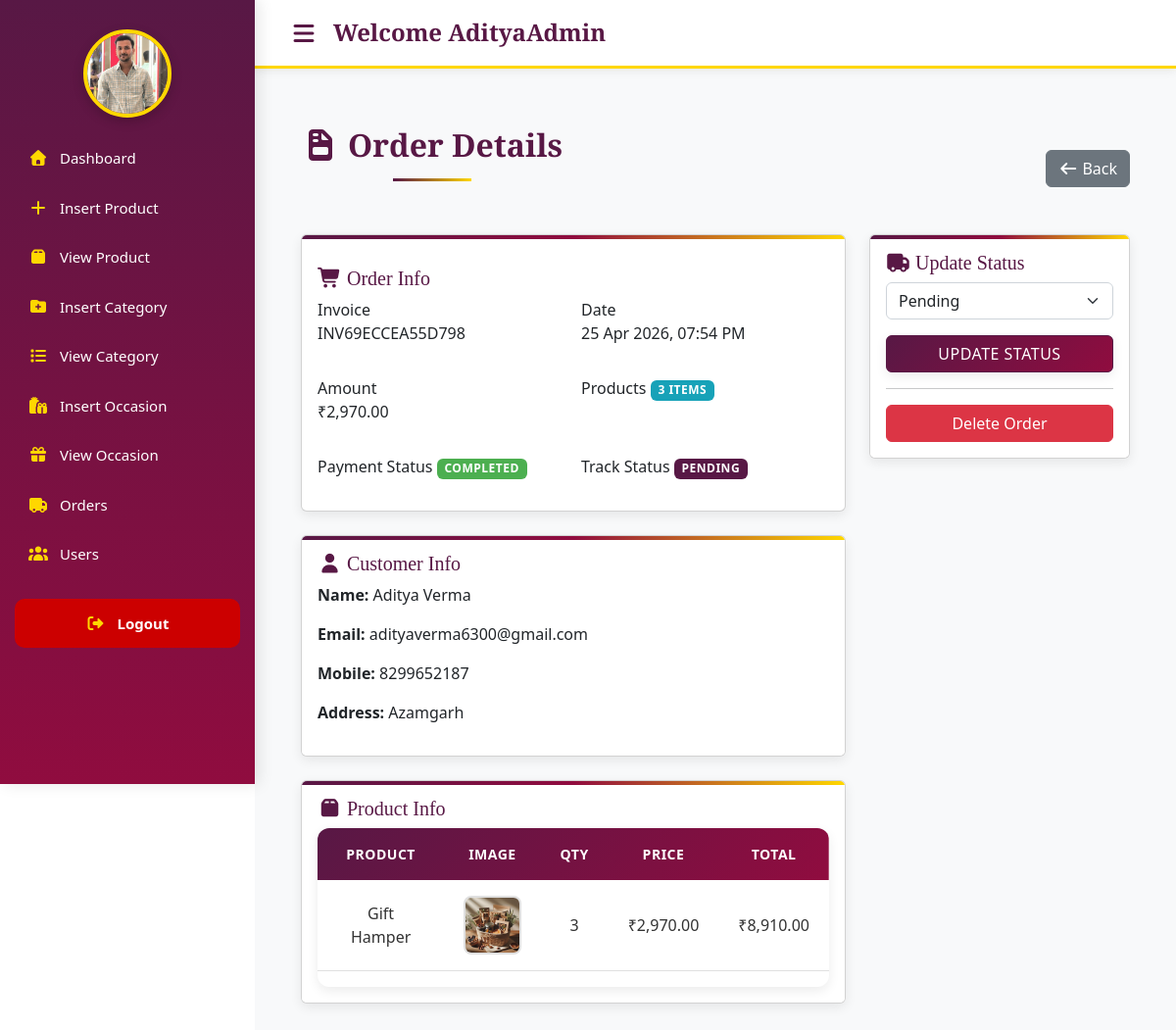
/admin/index.php?view_order_detail=6 (signed in), run on the app's committed database.
### tables this page shows
CREATE TABLE IF NOT EXISTS `user_orders` (
  `order_id` int NOT NULL AUTO_INCREMENT,
  `user_id` int NOT NULL,
  `amount_due` decimal(10,2) NOT NULL,
  `invoice_number` varchar(255) NOT NULL,
  `total_product` int NOT NULL,
  `payment_id` varchar(255) DEFAULT NULL,
  `payment_mode` varchar(50) NOT NULL,
  `order_date` datetime DEFAULT CURRENT_TIMESTAMP,
  `order_status` enum('pending','completed','cancelled') NOT NULL,
  `track_status` enum('Pending','Shipped','Out for Delivery','Delivered') NOT NULL,
  PRIMARY KEY (`order_id`)
);

CREATE TABLE IF NOT EXISTS `user_table` (
  `user_id` int NOT NULL AUTO_INCREMENT,
  `user_name` varchar(255) NOT NULL,
  `user_email` varchar(255) NOT NULL,
  `user_password` varchar(255) NOT NULL,
  `user_image` varchar(255) NOT NULL,
  `user_address` varchar(255) NOT NULL,
  `user_mobile` varchar(20) NOT NULL,
  `created_at` timestamp NULL DEFAULT CURRENT_TIMESTAMP ON UPDATE CURRENT_TIMESTAMP,
  `user_date` timestamp NULL DEFAULT CURRENT_TIMESTAMP,
  `user_status` enum('active','inactive') DEFAULT 'active',
  PRIMARY KEY (`user_id`)
);

CREATE TABLE IF NOT EXISTS `order_items` (
  `item_id` int NOT NULL AUTO_INCREMENT,
  `order_id` int NOT NULL,
  `product_id` int NOT NULL,
  `quantity` int NOT NULL,
  `price` decimal(10,2) NOT NULL,
  PRIMARY KEY (`item_id`)
);

CREATE TABLE IF NOT EXISTS `products` (
  `product_id` int NOT NULL AUTO_INCREMENT,
  `product_title` varchar(255) NOT NULL,
  `product_description` varchar(255) DEFAULT NULL,
  `product_keywords` varchar(255) NOT NULL,
  `occasion_id` int NOT NULL,
  `category_id` int NOT NULL,
  `product_image1` varchar(255) NOT NULL,
  `product_image2` varchar(255) NOT NULL,
  `product_image3` varchar(255) NOT NULL,
  `product_price` decimal(10,2) NOT NULL,
  `status` enum('active','inactive') NOT NULL,
  `created_at` timestamp NOT NULL,
  PRIMARY KEY (`product_id`)
);

### admin/view_order_detail.php (the view, shortened to what this page needs)
<?php
include('../includes/connect.php');
$order_id = $_GET['view_order_detail'];
$get_order = $con->prepare("SELECT * FROM user_orders WHERE order_id=?");
$get_order->bind_param("i", $order_id);
$get_order->execute();
$result = $get_order->get_result();
$order = $result->fetch_assoc();
$invoice = $order['invoice_number'];
$date = date('d M Y, h:i A', strtotime($order['order_date']));
$amount = $order['amount_due'];
$products = $order['total_product'];
$payment_status = ucfirst($order['order_status']);
$track_status = ucfirst($order['track_status']);
$customer = null;
if(isset($order['user_id'])){
    $uid = $order['user_id'];
    $user_q = $con->query("SELECT * FROM user_table WHERE user_id='$uid'");
    $customer = $user_q->fetch_assoc();
}
?>
<div class="container mt-4 order-details">
    <div class="d-flex justify-content-between align-items-center mb-4">
        <h2>
            <i class="fa-solid fa-file-invoice me-2"></i>Order Details
        </h2>
        <a href="index.php?list_orders" class="btn btn-secondary">
            <i class="fas fa-arrow-left"></i> Back
        </a>
    </div>
    <div class="row">
        <div class="col-lg-8">
            <div class="card order-card mb-4 py-3">
                <div class="card-body">
                    <h5><i class="fas fa-shopping-cart"></i> Order Info</h5>
                    <div class="row g-3">
                        <div class="col-md-6">
                            <label>Invoice</label>
                            <p><?php echo $invoice ?></p>
                        </div>
                        <div class="col-md-6">
                            <label>Date</label>
                            <p><?php echo $date ?></p>
                        </div>
                        <div class="col-md-6">
                            <label>Amount</label>
                            <p>₹<?php echo number_format($amount,2) ?></p>
                        </div>
                        <div class="col-md-6">
                            <label>Products</label>
                            <span class="badge badge-info"><?php echo $products ?> Items</span>
                        </div>
                        <div class="col-md-6">
                            <label>Payment Status</label>
                            <span class="badge badge-success"><?php echo $payment_status ?></span>
                        </div>
                        <div class="col-md-6">
                            <label>Track Status</label>
                            <span class="badge badge-primary"><?php echo $track_status ?></span>
                        </div>
                    </div>
                </div>
            </div>
            <div class="card order-card mb-4">
                <div class="card-body">
                    <h5><i class="fas fa-user"></i> Customer Info</h5>
                    <?php if($customer){ ?>
                        <p><strong>Name:</strong> <?php echo $customer['user_name'] ?></p>
                        <p><strong>Email:</strong> <?php echo $customer['user_email'] ?></p>
                        <p><strong>Mobile:</strong> <?php echo $customer['user_mobile'] ?></p>
                        <p><strong>Address:</strong> <?php echo $customer['user_address'] ?></p>
                    <?php } else { ?>
                        <p class="text-muted">Customer data not available</p>
                    <?php } ?>
                </div>
            </div>
            <div class="card order-card mb-4">
                <div class="card-body">
                    <h5><i class="fas fa-box"></i> Product Info</h5>
                    <div class="table-responsive">
                        <table class="table table-hover text-center">
                            <thead>
                                <tr>
                                    <th>Product</th>
                                    <th>Image</th>
                                    <th>Qty</th>
                                    <th>Price</th>
                                    <th>Total</th>
                                </tr>
                            </thead>
                            <tbody>
                            <?php
                            $items = $con->prepare("
                                SELECT p.product_title, p.product_image1, oi.quantity, oi.price
                                FROM order_items oi
                                JOIN products p ON oi.product_id = p.product_id
                                WHERE oi.order_id=?
                            ");
                            $items->bind_param("i", $order_id);
                            $items->execute();
                            $items_result = $items->get_result();
                            while($item = $items_result->fetch_assoc()){
                                $total = $item['quantity'] * $item['price'];
                            ?>
                                <tr>
                                    <td><?php echo $item['product_title'] ?></td>
                                    <td>
                                        <img src="../admin/product_images/<?php echo $item['product_image1'] ?>" width="60">
                                    </td>
                                    <td><?php echo $item['quantity'] ?></td>
                                    <td>₹<?php echo number_format($item['price'],2) ?></td>
                                    <td>₹<?php echo number_format($total,2) ?></td>
                                </tr>
                            <?php } ?>
                            </tbody>
                        </table>
                    </div>
                </div>
            </div>
        </div>
        <div class="col-lg-4">
            <div class="card order-card sticky-card">
                <div class="card-body">
                    <h5><i class="fas fa-truck"></i> Update Status</h5>
                    <form method="POST">
                        <?php $current = strtolower($order['track_status']); ?>
                        <select name="track-status" class="form-select" required>
                            <option value="Pending" <?php if($current=='pending') echo 'selected'; ?>>Pending</option>
                        </select>
                        <button class="btn btn-primary w-100 mt-3" name="update_truck">
                            Update Status
                        </button>
                    </form>
                    <hr>
                    <a href="index.php?delete_order=<?php echo $order_id ?>" class="btn btn-danger w-100" onclick="return confirm('Are you sure?\n\nInvoice: <?php echo $order['invoice_number']; ?>\n \n Amount: ₹<?php echo number_format($order['amount_due'],2); ?>')">
                    Delete Order
                    </a>
                </div>
            </div>
        </div>
    </div>
</div>

### admin/admin_style.css (style rules this page uses)
:root { --primary-color:#581845; --secondary-color:#FFD700; --accent-color:#900C3F;--light-bg:#F8F9FA;--dark-text:#333;--white:#FFFFFF;--text-medium:#666;--text-light:#999;--border-light:#E0E0E0;--success:#4CAF50;--danger:#DC3545;--warning:#FFC107;--info:#17A2B8;--shadow-sm:0 2px 5px rgba(0, 0, 0, 0.05);--shadow-md:0 4px 12px rgba(0, 0, 0, 0.08);--shadow-lg:0 8px 16px rgba(0, 0, 0, 0.1);--shadow-xl:0 12px 24px rgba(0, 0, 0, 0.15);--font-family-main:'Poppins', sans-serif;--font-family-logo:'Garamond', serif }
* { margin:0;padding:0;box-sizing:border-box }
body { font-family:var(--font-family-main);color:var(--dark-text);background-color:#fff;line-height:1.7;overflow-x:hidden;display:flex;flex-direction:column;min-height:100vh }
h1,h2,h3,h4,h5,h6 { font-family:var(--font-family-logo);font-weight:700;color:var(--primary-color) }
a { text-decoration:none;color:var(--primary-color);transition:all 0.3s cubic-bezier(0.4, 0, 0.2, 1) }
img { max-width:100%;height:auto;display:block }
.btn { border:none;outline:none;box-shadow:none }
.btn-primary,.btn-primary:visited { background-color:var(--primary-color) !important;border-color:var(--primary-color) !important;color:var(--white) !important }
hr { border:none;border-top:2px solid var(--border-light);margin:30px 0 }
.main h2 { color:var(--primary-color);font-family:var(--font-family-logo);font-weight:700;margin-bottom:30px;text-align:center }
.main h2::after { content:'';display:block;width:80px;height:3px;background:linear-gradient(90deg, var(--primary-color), var(--secondary-color));margin:15px auto 0 }
.card { border:none;border-radius:12px;box-shadow:var(--shadow-md);overflow:hidden }
.card::before { content:'';position:absolute;top:0;left:0;right:0;height:4px;background:linear-gradient(90deg, var(--primary-color) 0%, var(--accent-color) 50%, var(--secondary-color) 100%) }
.card-body { padding:35px;background:var(--white) }
.form-control,.form-select { border:2px solid var(--border-light);border-radius:10px;padding:12px 16px;font-size:15px;transition:all 0.3s ease;background:var(--light-bg);color:var(--dark-text) }
.form-select { cursor:pointer;background-color:var(--light-bg);background-repeat:no-repeat;background-position:right 16px center;background-size:16px 12px;-webkit-appearance:none;-moz-appearance:none;appearance:none }
.btn-primary { background:linear-gradient(135deg, var(--primary-color) 0%, var(--accent-color) 100%);border:none;color:var(--white);padding:14px 40px;border-radius:10px;font-weight:700;font-size:16px;letter-spacing:0.5px;transition:all 0.3s ease;box-shadow:var(--shadow-md);text-transform:uppercase;position:relative;overflow:hidden }
.btn-primary::before { content:'';position:absolute;top:0;left:-100%;width:100%;height:100%;background:linear-gradient(90deg, transparent, rgba(255, 255, 255, 0.2), transparent);transition:left 0.5s }
.btn-secondary { background:var(--text-medium);border:none;color:var(--white);padding:12px 30px;border-radius:10px;font-weight:600;transition:all 0.3s ease }
.btn-danger { background:var(--danger);border:none;color:var(--white);padding:10px 25px;border-radius:8px;font-weight:600;transition:all 0.3s ease }
.table-responsive { border-radius:12px;overflow:hidden;box-shadow:var(--shadow-md) }
.table { margin-bottom:0;background:var(--white) }
.table thead { background:linear-gradient(135deg, var(--primary-color) 0%, var(--accent-color) 100%);color:var(--white) }
.table thead th { padding:16px 20px;font-weight:600;text-transform:uppercase;font-size:14px;letter-spacing:0.5px;border:none }
.table tbody td { padding:16px 20px;vertical-align:middle;border-bottom:1px solid var(--border-light);color:var(--dark-text) }
.table tbody tr { transition:all 0.3s ease }
.table img { width:60px;height:60px;object-fit:cover;border-radius:8px;border:2px solid var(--border-light) }
.badge { padding:8px 16px;border-radius:20px;font-weight:600;font-size:12px;letter-spacing:0.5px;text-transform:uppercase }
.badge-success { background:var(--success);color:var(--white) }
.badge-info { background:var(--info);color:var(--white) }
.badge-primary { background:var(--primary-color);color:var(--white) }

### data on the page
user_orders: invoice_number "INV69ECCEA55D798", order_date "25 Apr 2026, 07:54 PM", amount_due "2,970.00", total_product "3", order_status "COMPLETED", track_status "PENDING", track-status "Pending"
user_table: user_name "Aditya Verma", user_email "adityaverma6300@gmail.com", user_mobile "8299652187", user_address "Azamgarh"
order_items: product.product_title "Gift Hamper", product.product_image1 (picture), quantity "3", price "2,970.00", total "8,910.00"

### other printed values
$_SESSION['admin_username'] "AdityaAdmin"
